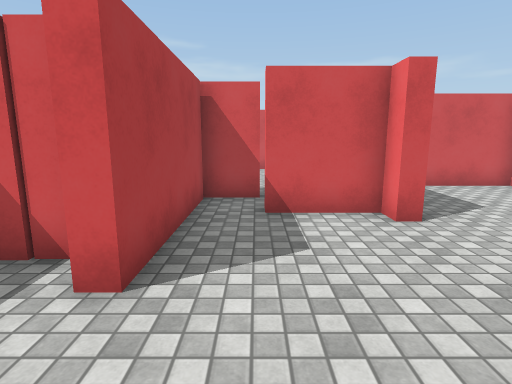
view 1 (above)

16 first-person views from a walk through a scene from a Unity 3-D project. The camera is 1.5 m above the floor, tilts 10° down and sees 80° across. The floor is counted in squares, 0.95 m on a side. Each view is taken from the middle of a square. On the plan, view 1 faces up. The plan holds only what a view shows up to about 15 squares ahead; the rest is blank. The player is left out. Surface patterns are stand-ins for the level's own textures.

view 2
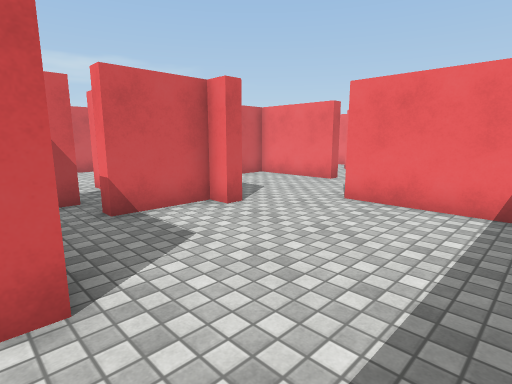

view 3
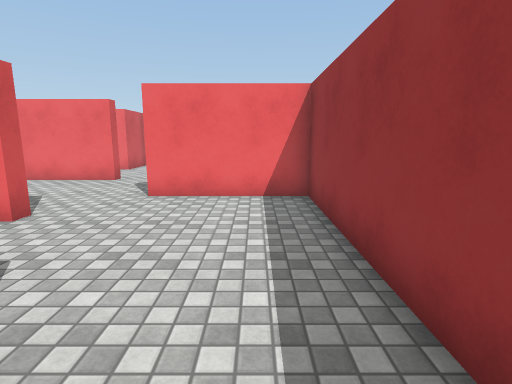

view 4
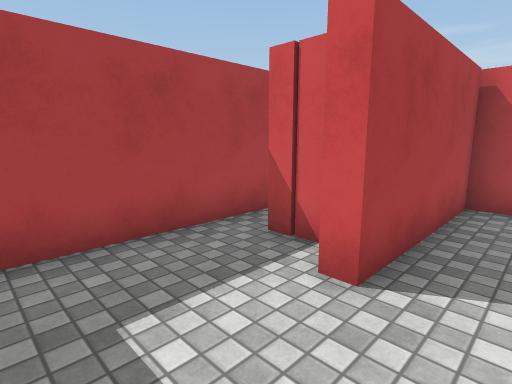

view 5
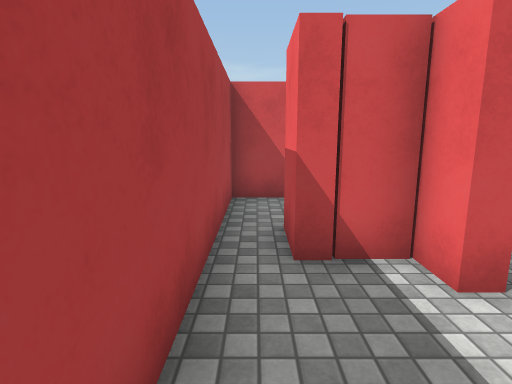

view 6
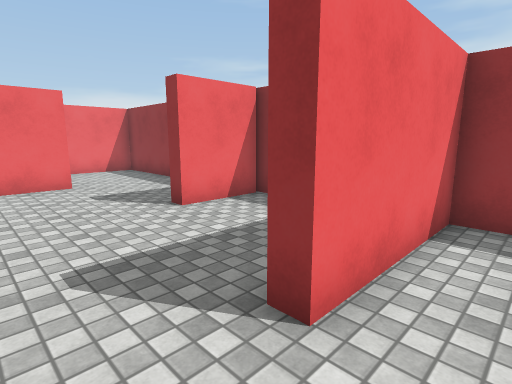

view 7
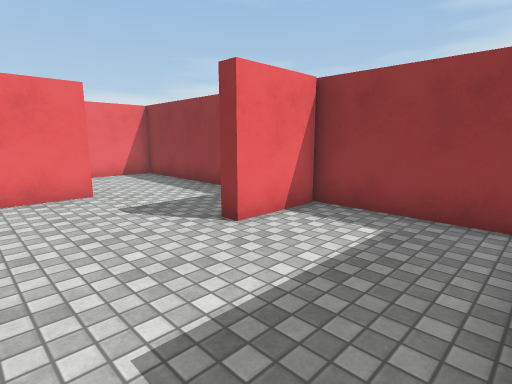

view 8
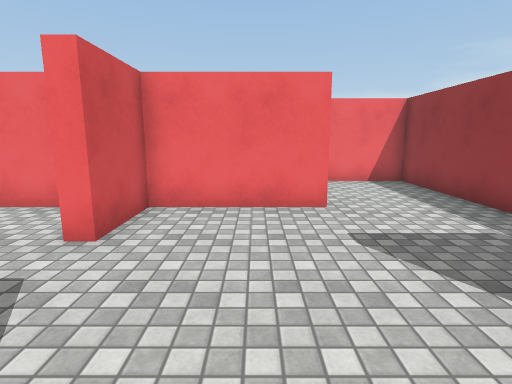

view 9
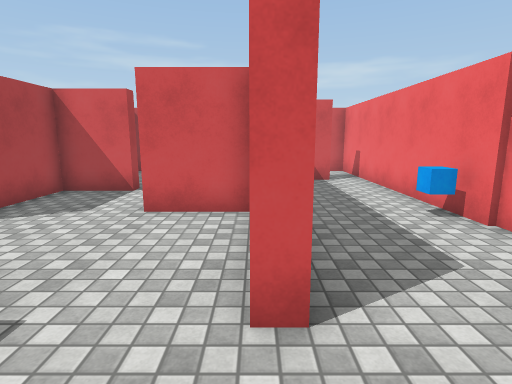

view 10
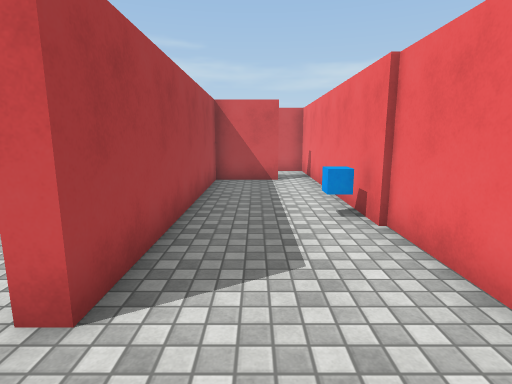

view 11
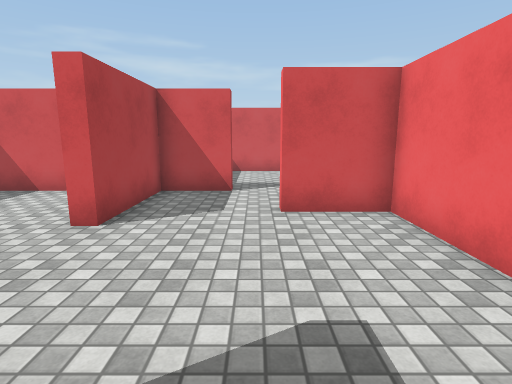

view 12
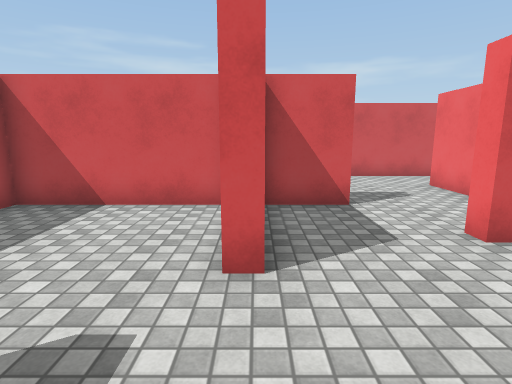

view 13
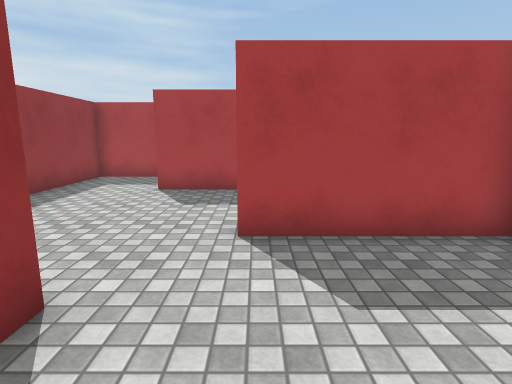

view 14
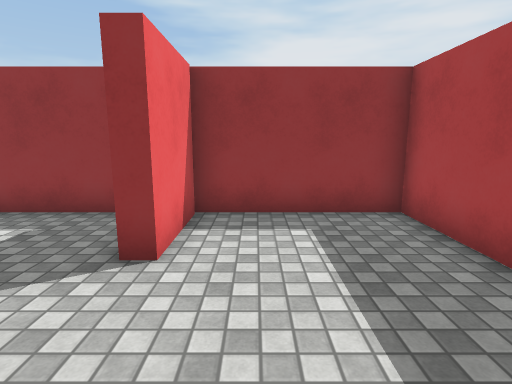

view 15
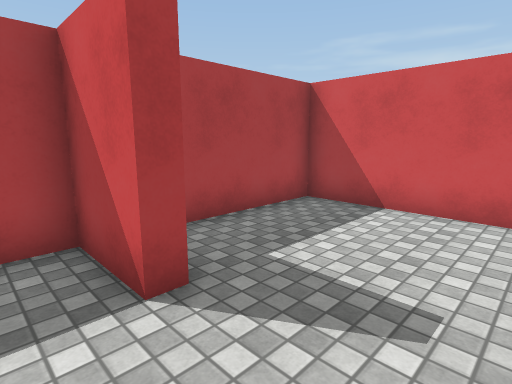

view 16
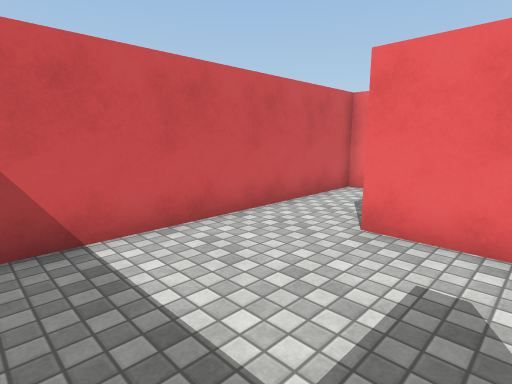

### Floor plan
Points are (right, up) in squares from view 1. A wall is a line through its corners. A room is listed if a view was taken in it or the views show most of it. See-through windows are left out.
Room 1 (views 1, 2, 3, 4, 5)
walls: (2.7, 5.7) (2.7, 6.4) (0.2, 6.4) (0.2, 7); (-4.6, 3.4) (-4.6, -0.5) (5.3, -0.5) (5.3, 4); (0.1, 8.1) (-1.4, 8.1) (-1.4, 2.9) (-1.9, 2.9) (-1.9, 3.9) (-3.5, 3.9)
ways out: opening at (4, 5) to room 2; opening at (-4, 3) to room 4
Room 2 (views 6, 7, 8, 9, 10, 11, 12, 13, 14)
walls: (11.3, 10.2) (9.1, 10.2) (9.1, 6.4) (8.6, 6.4) (8.6, 10.2) (3.2, 10.2) (3.2, 5.7) (2.7, 5.7); (12, -0.5) (19.4, -0.5) (19.4, 6.2); (5.8, 2.5) (5.8, -0.5) (10.3, -0.5) (10.3, 2.2) (10.9, 2.2); (5.3, 4) (5.9, 4); (19.4, 7.4) (19.4, 12.9); (17.9, 12.7) (15.5, 12.7) (15.5, 3.3) (15, 3.3) (15, 7.5) (12.6, 7.5) (12.6, 8)
ways out: opening at (4, 5) to room 1; opening at (11, 8.3) to room 3; gap at (18, 13) to room 3
objects: blue cube (19, 7)
Room 3 (views 15, 16)
walls: (11.3, 10.8) (11.3, 10.2); (15, 9.5) (15, 13.4); (19.4, 12.9) (19.4, 15.9) (9.1, 15.9) (9.1, 12)
ways out: opening at (11, 8.3) to room 2; gap at (18, 13) to room 2
Room 4 (no view inside)
walls: (-3.5, 3.9) (-3.5, 5.4); (-3.1, 8.1) (-4.6, 8.1) (-4.6, 3.4)
ways out: opening at (-4, 3) to room 1

Where each view was taken, in squares from view 1:
view 1: 0 up, 0 right, facing up
view 2: 0 up, 2 left, facing up-right
view 3: 1 up, 3 left, facing right
view 4: 0 up, 0 right, facing up-left
view 5: 0 up, 4 left, facing up
view 6: 6 up, 4 right, facing down-right
view 7: 6 up, 6 right, facing down-right
view 8: 5 up, 8 right, facing right
view 9: 1 up, 15 right, facing up
view 10: 1 up, 17 right, facing up
view 11: 1 up, 12 right, facing up
view 12: 3 up, 9 right, facing up
view 13: 6 up, 8 right, facing left
view 14: 6 up, 9 right, facing down
view 15: 9 up, 14 right, facing up-left
view 16: 11 up, 10 right, facing up-right
